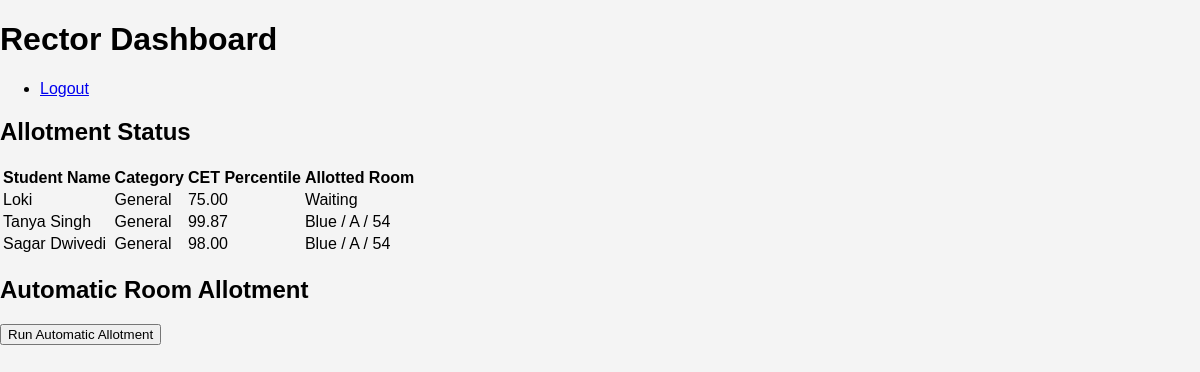
The app's page /hostel/rector_view/ (signed in) with its own data.
### hostel/models.py (models this page shows, shortened)
class Student(models.Model):
    CATEGORY_CHOICES = [
        ('GENERAL', 'General'),
        ('OBC', 'OBC'),
        ('SC', 'SC'),
        ('ST', 'ST'),
        ('VJNT', 'VJNT'),
    ]
    registration_id = models.CharField(max_length=10, unique=True)
    name = models.CharField(max_length=100)
    category = models.CharField(max_length=20, choices=CATEGORY_CHOICES)  # Increased max_length
    cet_percentile = models.DecimalField(max_digits=5, decimal_places=2)
    user = models.OneToOneField(User, on_delete=models.CASCADE)

class Allotment(models.Model):
    student = models.ForeignKey(Student, on_delete=models.CASCADE)
    room = models.ForeignKey(Room, on_delete=models.CASCADE)
    allocation_date = models.DateTimeField(auto_now_add=True)
    class Meta:
        constraints = [
            models.UniqueConstraint(fields=['student'], name='unique_student_allotment')
        ]

class Room(models.Model):
    building = models.CharField(max_length=100)
    block = models.CharField(max_length=100)
    room_number = models.CharField(max_length=10)
    total_capacity = models.IntegerField()
    current_capacity = models.IntegerField(default=0)

### hostel/views.py (the view, shortened to what this page needs)
# urls.py: path('rector_view/', views.rector_view, name='rector_view'),
@login_required
def rector_view(request):
    students = Student.objects.all()
    rooms = Room.objects.filter(current_capacity__lt=F('total_capacity'))  # Rooms that are not full
    context = {
        'students': students,
        'rooms': rooms,
    }
    return render(request, 'hostel/rector_view.html', context)

### hostel/templates/hostel/rector_view.html (shortened to what this page needs)
<!DOCTYPE html>
<html lang="en">
<head>
    {% load static %}
    <link rel="stylesheet" href="{% static 'styles.css' %}">
</head>
<body>
    <header>
        <h1>Rector Dashboard</h1>
    </header>
    <nav>
        <ul>
            <li><a href="{% url 'rector_logout' %}">Logout</a></li>
        </ul>
    </nav>
    <main>
        <section>
            <h2>Allotment Status</h2>
            <table>
                <thead>
                    <tr>
                        <th>Student Name</th>
                        <th>Category</th>
                        <th>CET Percentile</th>
                        <th>Allotted Room</th>
                    </tr>
                </thead>
                <tbody>
                    {% for student in students %}
                        <tr>
                            <td>{{ student.name }}</td>
                            <td>{{ student.get_category_display }}</td>
                            <td>{{ student.cet_percentile }}</td>
                            <td>
                                {% if student.allotment_set.exists %}
                                {{student.allotment_set.first.room.building}} / {{student.allotment_set.first.room.block}} / {{ student.allotment_set.first.room.room_number }}
                                {% else %}
                                    Waiting
                                {% endif %}
                            </td>
                        </tr>
                    {% endfor %}
                </tbody>
            </table>
        </section>
        <section>
            <h2>Automatic Room Allotment</h2>
            <form method="post">
                <button type="submit" name="automatic_allot" value="true">Run Automatic Allotment</button>
            </form>
        </section>
    </main>
</body>
</html>

### hostel/static/styles.css (style rules this page uses)
body { font-family: Arial, sans-serif; margin: 0; padding: 0; background-color: #f4f4f4; }

### records on screen
Student: name "Loki", category "General", cet_percentile "75.00", shows "Waiting"
Student: name "Tanya Singh", category "General", cet_percentile "99.87", allotment_set.first.room.building "Blue", allotment_set.first.room.block "A", allotment_set.first.room.room_number "54"
Student: name "Sagar Dwivedi", category "General", cet_percentile "98.00", allotment_set.first.room.building "Blue", allotment_set.first.room.block "A", allotment_set.first.room.room_number "54"
